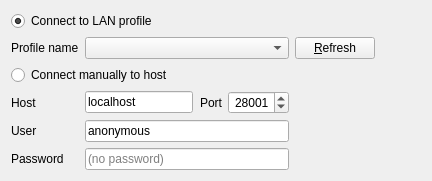
         <widget class="QWidget" name="page_2">
          <layout class="QGridLayout" name="gridLayout_16">
           <item row="0" column="0" colspan="8">
            <widget class="QRadioButton" name="useNetworkProfileRadio">
             <property name="text">
              <string>Connect to LAN profile</string>
             </property>
             <property name="checked">
              <bool>true</bool>
             </property>
            </widget>
           </item>
           <item row="3" column="2" colspan="2">
            <widget class="QLineEdit" name="hostEdit">
             <property name="text">
              <string>localhost</string>
             </property>
             <property name="alignment">
              <set>Qt::AlignLeading|Qt::AlignLeft|Qt::AlignVCenter</set>
             </property>
            </widget>
           </item>
           <item row="5" column="0" colspan="2">
            <widget class="QLabel" name="label_44">
             <property name="text">
              <string>Password</string>
             </property>
            </widget>
           </item>
           <item row="4" column="2" colspan="4">
            <widget class="QLineEdit" name="userEdit">
             <property name="text">
              <string>anonymous</string>
             </property>
            </widget>
           </item>
           <item row="1" column="0" colspan="2">
            <widget class="QLabel" name="label_47">
             <property name="text">
              <string>Profile name</string>
             </property>
            </widget>
           </item>
           <item row="3" column="5">
            <widget class="QSpinBox" name="portEdit">
             <property name="alignment">
              <set>Qt::AlignRight|Qt::AlignTrailing|Qt::AlignVCenter</set>
             </property>
             <property name="maximum">
              <number>65535</number>
             </property>
             <property name="value">
              <number>28001</number>
             </property>
            </widget>
           </item>
           <item row="3" column="0" colspan="2">
            <widget class="QLabel" name="label_21">
             <property name="text">
              <string>Host</string>
             </property>
            </widget>
           </item>
           <item row="1" column="6">
            <widget class="QPushButton" name="refreshButton">
             <property name="text">
              <string>&amp;Refresh</string>
             </property>
            </widget>
           </item>
           <item row="4" column="0" colspan="2">
            <widget class="QLabel" name="label_43">
             <property name="text">
              <string>User</string>
             </property>
            </widget>
           </item>
           <item row="4" column="6" colspan="2">
            <widget class="QLabel" name="testConnectResultLabel">
             <property name="text">
              <string/>
             </property>
            </widget>
           </item>
           <item row="5" column="2" colspan="4">
            <widget class="QLineEdit" name="passEdit">
             <property name="echoMode">
              <enum>QLineEdit::Password</enum>
             </property>
             <property name="placeholderText">
              <string>(no password)</string>
             </property>
            </widget>
           </item>
           <item row="1" column="2" colspan="4">
            <widget class="QComboBox" name="remoteDeviceCombo"/>
           </item>
           <item row="2" column="0" colspan="8">
            <widget class="QRadioButton" name="useHostPortRadio">
             <property name="text">
              <string>Connect manually to host</string>
             </property>
             <property name="checked">
              <bool>false</bool>
             </property>
            </widget>
           </item>
           <item row="3" column="4">
            <widget class="QLabel" name="label_22">
             <property name="text">
              <string>Port</string>
             </property>
             <property name="alignment">
              <set>Qt::AlignRight|Qt::AlignTrailing|Qt::AlignVCenter</set>
             </property>
            </widget>
           </item>
           <item row="1" column="7">
            <spacer name="horizontalSpacer_2">
             <property name="orientation">
              <enum>Qt::Horizontal</enum>
             </property>
             <property name="sizeHint" stdset="0">
              <size>
               <width>40</width>
               <height>20</height>
              </size>
             </property>
            </spacer>
           </item>
          </layout>
         </widget>
